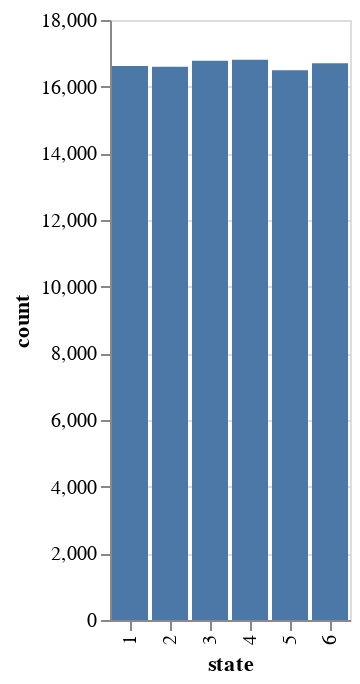

Notebook cell for this chart:
### Code cell
import pandas as pd

die_rolls = pd.DataFrame({
    'state': possible_states,
    'count': [counts.get(state, 0) for state in possible_states]
})

print(die_rolls)

alt.Chart(die_rolls).mark_bar().encode(
    x='state:O',
    y='count'
)

### Figure 1 — Vega-Lite specification as saved in the notebook (floating-point values rounded to 4 significant figures)
{"config": {"view": {"continuousWidth": 400, "continuousHeight": 300}}, "data": {"name": "data-2f51627cc9a0cd03d16e613144343cf5"}, "mark": "bar", "encoding": {"x": {"field": "state", "type": "ordinal"}, "y": {"field": "count", "type": "quantitative"}}, "$schema": "https://vega.github.io/schema/vega-lite/v4.17.0.json", "datasets": {"data-2f51627cc9a0cd03d16e613144343cf5": [{"state": 1, "count": 16618}, {"state": 2, "count": 16597}, {"state": 3, "count": 16779}, {"state": 4, "count": 16809}, {"state": 5, "count": 16495}, {"state": 6, "count": 16702}]}}
